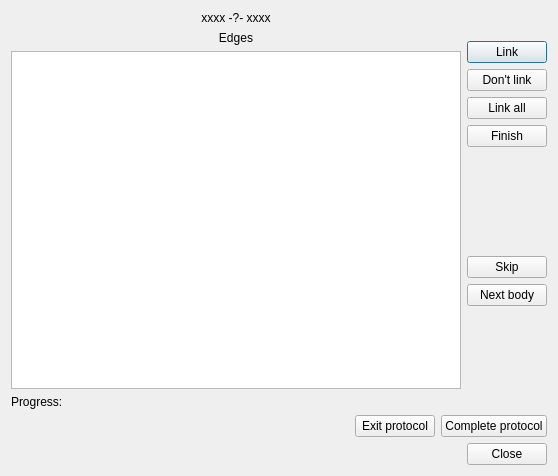
<?xml version="1.0" encoding="UTF-8"?>
<ui version="4.0">
 <class>FocusedPathProtocol</class>
 <widget class="QDialog" name="FocusedPathProtocol">
  <property name="geometry">
   <rect>
    <x>0</x>
    <y>0</y>
    <width>558</width>
    <height>476</height>
   </rect>
  </property>
  <property name="windowTitle">
   <string>Dialog</string>
  </property>
  <layout class="QVBoxLayout" name="verticalLayout">
   <item>
    <layout class="QHBoxLayout" name="horizontalLayout_2">
     <property name="topMargin">
      <number>0</number>
     </property>
     <item>
      <layout class="QVBoxLayout" name="verticalLayout_2">
       <item>
        <widget class="QLabel" name="connectionLabel">
         <property name="text">
          <string>xxxx -?- xxxx</string>
         </property>
         <property name="alignment">
          <set>Qt::AlignCenter</set>
         </property>
        </widget>
       </item>
       <item>
        <widget class="QLabel" name="label_3">
         <property name="text">
          <string>Edges</string>
         </property>
         <property name="alignment">
          <set>Qt::AlignCenter</set>
         </property>
        </widget>
       </item>
       <item>
        <widget class="QTableView" name="edgesTableView">
         <property name="editTriggers">
          <set>QAbstractItemView::NoEditTriggers</set>
         </property>
        </widget>
       </item>
       <item>
        <widget class="QLabel" name="progressLabel">
         <property name="text">
          <string>Progress:</string>
         </property>
        </widget>
       </item>
      </layout>
     </item>
     <item>
      <layout class="QVBoxLayout" name="verticalLayout_3">
       <item>
        <spacer name="verticalSpacer_2">
         <property name="orientation">
          <enum>Qt::Vertical</enum>
         </property>
         <property name="sizeType">
          <enum>QSizePolicy::Fixed</enum>
         </property>
         <property name="sizeHint" stdset="0">
          <size>
           <width>20</width>
           <height>30</height>
          </size>
         </property>
        </spacer>
       </item>
       <item>
        <widget class="QPushButton" name="linkButton">
         <property name="text">
          <string>Link</string>
         </property>
        </widget>
       </item>
       <item>
        <widget class="QPushButton" name="dontLinkButton">
         <property name="text">
          <string>Don't link</string>
         </property>
        </widget>
       </item>
       <item>
        <widget class="QPushButton" name="linkAllButton">
         <property name="text">
          <string>Link all</string>
         </property>
        </widget>
       </item>
       <item>
        <widget class="QPushButton" name="finishButton">
         <property name="text">
          <string>Finish</string>
         </property>
        </widget>
       </item>
       <item>
        <spacer name="verticalSpacer">
         <property name="orientation">
          <enum>Qt::Vertical</enum>
         </property>
         <property name="sizeHint" stdset="0">
          <size>
           <width>20</width>
           <height>40</height>
          </size>
         </property>
        </spacer>
       </item>
       <item>
        <widget class="QPushButton" name="skipButton">
         <property name="text">
          <string>Skip</string>
         </property>
        </widget>
       </item>
       <item>
        <widget class="QPushButton" name="nextBodyButton">
         <property name="text">
          <string>Next body</string>
         </property>
        </widget>
       </item>
       <item>
        <spacer name="verticalSpacer_3">
         <property name="orientation">
          <enum>Qt::Vertical</enum>
         </property>
         <property name="sizeHint" stdset="0">
          <size>
           <width>20</width>
           <height>40</height>
          </size>
         </property>
        </spacer>
       </item>
      </layout>
     </item>
    </layout>
   </item>
   <item>
    <layout class="QHBoxLayout" name="horizontalLayout">
     <item>
      <spacer name="horizontalSpacer">
       <property name="orientation">
        <enum>Qt::Horizontal</enum>
       </property>
       <property name="sizeHint" stdset="0">
        <size>
         <width>40</width>
         <height>20</height>
        </size>
       </property>
      </spacer>
     </item>
     <item>
      <widget class="QPushButton" name="exitButton">
       <property name="text">
        <string>Exit protocol</string>
       </property>
      </widget>
     </item>
     <item>
      <widget class="QPushButton" name="completeButton">
       <property name="text">
        <string>Complete protocol</string>
       </property>
      </widget>
     </item>
    </layout>
   </item>
   <item>
    <widget class="QDialogButtonBox" name="buttonBox">
     <property name="orientation">
      <enum>Qt::Horizontal</enum>
     </property>
     <property name="standardButtons">
      <set>QDialogButtonBox::Close</set>
     </property>
    </widget>
   </item>
  </layout>
 </widget>
 <resources/>
 <connections>
  <connection>
   <sender>buttonBox</sender>
   <signal>accepted()</signal>
   <receiver>FocusedPathProtocol</receiver>
   <slot>accept()</slot>
   <hints>
    <hint type="sourcelabel">
     <x>248</x>
     <y>254</y>
    </hint>
    <hint type="destinationlabel">
     <x>157</x>
     <y>274</y>
    </hint>
   </hints>
  </connection>
  <connection>
   <sender>buttonBox</sender>
   <signal>rejected()</signal>
   <receiver>FocusedPathProtocol</receiver>
   <slot>reject()</slot>
   <hints>
    <hint type="sourcelabel">
     <x>316</x>
     <y>260</y>
    </hint>
    <hint type="destinationlabel">
     <x>286</x>
     <y>274</y>
    </hint>
   </hints>
  </connection>
 </connections>
</ui>
